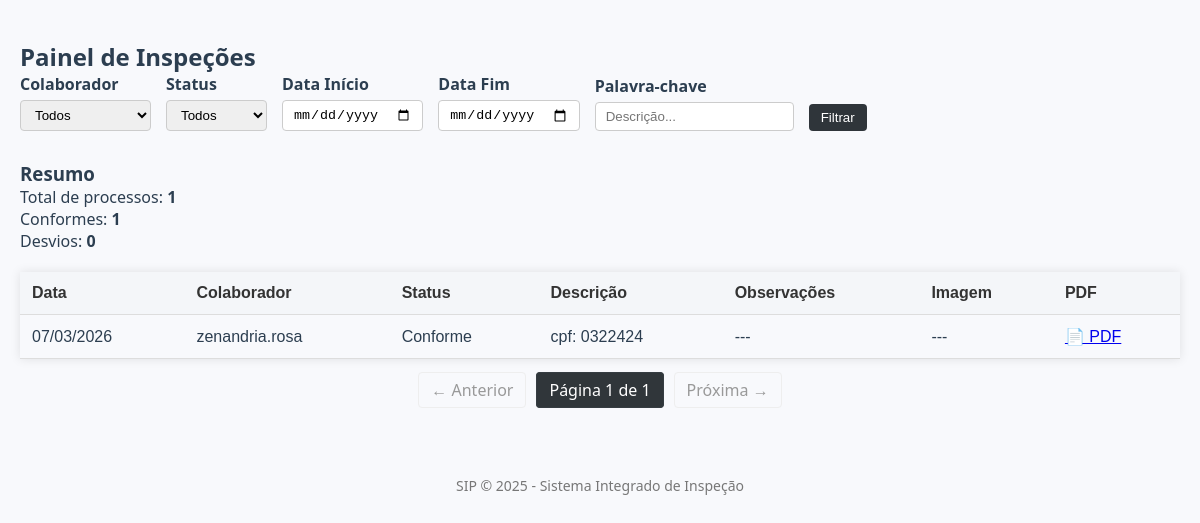
/painel, run on an earlier commit of the app's database.
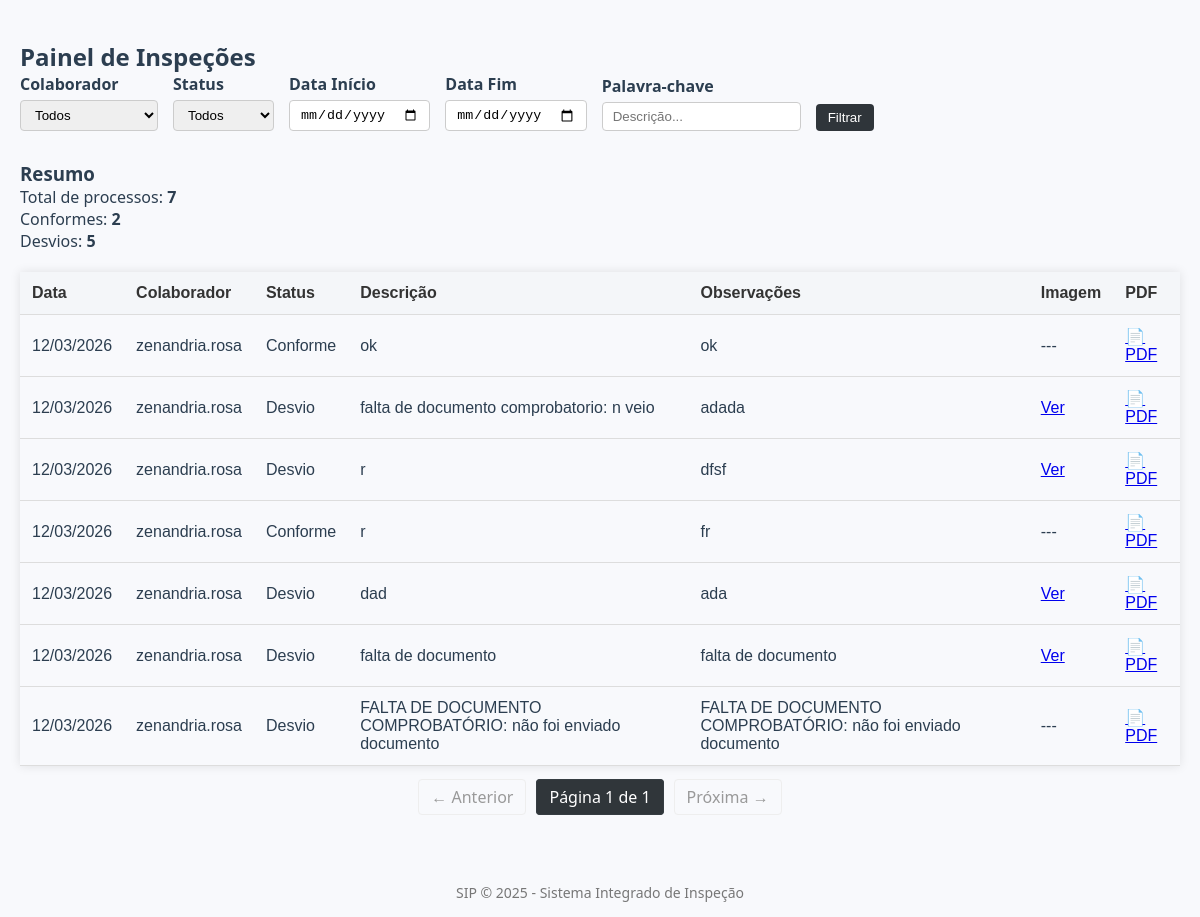
And on a later commit of the database.
### app/models.py (models this page shows)
class Processo(db.Model):
    id = db.Column(db.Integer, primary_key=True)
    colaborador_id = db.Column(db.Integer, db.ForeignKey('colaborador.id'), nullable=False)
    data_analise = db.Column(db.DateTime, nullable=False)
    descricao = db.Column(db.Text, nullable=False)
    status = db.Column(db.String(20), nullable=False)
    observacoes = db.Column(db.Text)
    imagem = db.Column(db.String(200))
    detalhes = db.relationship('DetalhesProcesso', backref='processo', uselist=False)

class Colaborador(db.Model):
    id = db.Column(db.Integer, primary_key=True)
    nome = db.Column(db.String(100), nullable=False)
    email = db.Column(db.String(120), nullable=False, unique=True)
    processos = db.relationship('Processo', backref='colaborador', lazy=True)

### app/routes.py (the view)
@app.route('/painel', methods=['GET'])
def painel():
    colaboradores = Colaborador.query.all()
    colaborador_id = request.args.get('colaborador', type=int)
    data_inicio = request.args.get('data_inicio')
    data_fim = request.args.get('data_fim')
    status = request.args.get('status')
    palavra = request.args.get('palavra')
    page = request.args.get('page', 1, type=int)
    query = Processo.query
    if colaborador_id:
        query = query.filter_by(colaborador_id=colaborador_id)
    if status:
        query = query.filter_by(status=status)
    if palavra:
        query = query.filter(Processo.descricao.ilike(f"%{palavra}%"))
    if data_inicio:
        query = query.filter(Processo.data_analise >= data_inicio)
    if data_fim:
        query = query.filter(Processo.data_analise <= data_fim)
    total = query.count()
    conformes = query.filter_by(status='Conforme').count()
    desvios = query.filter_by(status='Desvio').count()
    processos = query.order_by(Processo.data_analise.desc()).paginate(page=page, per_page=10)
    return render_template('painel.html',
                           colaboradores=colaboradores,
                           colaborador_id=colaborador_id,
                           total=total,
                           conformes=conformes,
                           desvios=desvios,
                           processos=processos)

### app/templates/painel.html (shortened to what this page needs)
{% extends 'base.html' %}
{% block content %}
<link rel="stylesheet" href="{{ url_for('static', filename='css/painel_estilo.css') }}">
<h2>Painel de Inspeções</h2>
<form method="get" class="filtros">
    <div>
        <label for="colaborador">Colaborador</label>
        <select name="colaborador">
            <option value="">Todos</option>
        </select>
    </div>
    <div>
        <label for="status">Status</label>
        <select name="status">
            <option value="">Todos</option>
        </select>
    </div>
    <div>
        <label for="data_inicio">Data Início</label>
        <input type="date" name="data_inicio" value="{{ request.args.get('data_inicio', '') }}">
    </div>
    <div>
        <label for="data_fim">Data Fim</label>
        <input type="date" name="data_fim" value="{{ request.args.get('data_fim', '') }}">
    </div>
    <div>
        <label for="palavra">Palavra-chave</label>
        <input type="text" name="palavra" placeholder="Descrição..." value="{{ request.args.get('palavra', '') }}">
    </div>
    <div>
        <button type="submit">Filtrar</button>
    </div>
</form>
<h3>Resumo</h3>
<p>Total de processos: <strong>{{ total }}</strong></p>
<p>Conformes:  <strong>{{ conformes }}</strong></p>
<p>Desvios: <strong>{{ desvios }}</strong></p>
<table>
    <thead>
        <tr>
            <th>Data</th>
            <th>Colaborador</th>
            <th>Status</th>
            <th>Descrição</th>
            <th>Observações</th>
            <th>Imagem</th>
            <th>PDF</th>
        </tr>
    </thead>
    <tbody>
        {% for processo in processos %}
        <tr>
            <td>{{ processo.data_analise.strftime('%d/%m/%Y') }}</td>
            <td>{{ processo.colaborador.nome }}</td>
            <td>{{ processo.status }}</td>
            <td>{{ processo.descricao }}</td>
            <td>{{ processo.observacoes or '---' }}</td>
            <td>
                {% if processo.imagem %}
                    <a href="{{ url_for('static', filename='uploads/' ~ processo.imagem) }}" target="_blank">Ver</a>
                {% else %}
                    ---
                {% endif %}
            </td>
            <td>
                <a href="{{ url_for('gerar_pdf', id=processo.id) }}" target="_blank">📄 PDF</a>
            </td>
        </tr>
        {% endfor %}
    </tbody>
</table>
{% set query_params = request.args.to_dict() %}
<nav aria-label="Paginação">
  <ul class="pagination">
    {% if processos.has_prev %}
      {% set prev_args = query_params.copy() %}
      {% set _ = prev_args.update({'page': processos.prev_num}) %}
      <li><a href="{{ url_for('painel', **prev_args) }}">← Anterior</a></li>
    {% else %}
      <li class="disabled"><span>← Anterior</span></li>
    {% endif %}
    <li class="active">
      <span>Página {{ processos.page }} de {{ processos.pages }}</span>
    </li>
    {% if processos.has_next %}
      {% set next_args = query_params.copy() %}
      {% set _ = next_args.update({'page': processos.next_num}) %}
      <li><a href="{{ url_for('painel', **next_args) }}">Próxima →</a></li>
    {% else %}
      <li class="disabled"><span>Próxima →</span></li>
    {% endif %}
  </ul>
</nav>
{% endblock %}

### app/templates/base.html (shortened to what this page needs)
<!DOCTYPE html>
<html lang="pt-br">
<head>
    <link rel="stylesheet" href="{{ url_for('static', filename='css/base_estilo.css') }}">
    <link href="https://cdnjs.cloudflare.com/ajax/libs/select2/4.0.13/css/select2.min.css" rel="stylesheet"/>
</head>
<body>
<main class="container">
{% block content %}{% endblock %}
</main>
<footer>
    SIP &copy; {{ current_year or '2025' }} - Sistema Integrado de Inspeção
</footer>
</body>
</html>

### app/static/css/base_estilo.css (style rules this page uses)
* { margin: 0; padding: 0; box-sizing: border-box; }
body { font-family: 'Segoe UI', Tahoma, Geneva, Verdana, sans-serif; background-color: #f8f9fc; color: #2c3e50; }
.container { max-width: 1200px; margin: 40px auto; padding: 0 20px; }
footer { text-align: center; padding: 15px; color: #777; font-size: 14px; }

### app/static/css/painel_estilo.css (style rules this page uses)
form.filtros { margin-bottom: 30px; display: flex; flex-wrap: wrap; gap: 15px; align-items: flex-end; }
form.filtros label { display: block; font-weight: bold; margin-bottom: 5px; }
form.filtros input, form.filtros select { padding: 6px 10px; border-radius: 4px; border: 1px solid #ccc; }
button { padding: 6px 12px; background-color: #2f353a; border: none; color: white; border-radius: 4px; cursor: pointer; }
h2 { color: #2c3e50; margin-top: 20px; }
table { width: 100%; border-collapse: collapse; font-family: sans-serif; box-shadow: 0 0 10px rgba(0, 0, 0, 0.1); margin-top: 20px; }
th, td { padding: 12px; border-bottom: 1px solid #ddd; text-align: left; }
th { background-color: #f4f6f9; color: #333; }
.pagination { display: flex; justify-content: center; list-style: none; padding: 20px 0; }
.pagination li { margin: 0 5px; }
.pagination a, .pagination span { padding: 6px 12px; border: 1px solid #ccc; border-radius: 4px; text-decoration: none; color: #3498db; }
.pagination .disabled span { color: #999; border-color: #eee; }
.pagination .active span { background-color: #30363a; color: white; border-color: #363d42; }

What changed in the data, as far as the page shows it:
added Processo: data_analise "12/03/2026", colaborador.nome "zenandria.rosa", status "Conforme", descricao "ok", observacoes "ok"
added Processo: data_analise "12/03/2026", colaborador.nome "zenandria.rosa", status "Desvio", descricao "falta de documento comprobatorio: n veio", observacoes "adada"
added Processo: data_analise "12/03/2026", colaborador.nome "zenandria.rosa", status "Desvio", descricao "r", observacoes "dfsf"
added Processo: data_analise "12/03/2026", colaborador.nome "zenandria.rosa", status "Conforme", descricao "r", observacoes "fr"
added Processo: data_analise "12/03/2026", colaborador.nome "zenandria.rosa", status "Desvio", descricao "dad", observacoes "ada"
added Processo: data_analise "12/03/2026", colaborador.nome "zenandria.rosa", status "Desvio", descricao "falta de documento", observacoes "falta de documento"
changed Processo: data_analise "07/03/2026" → "12/03/2026"; status "Conforme" → "Desvio"; descricao "cpf: 0322424" → "FALTA DE DOCUMENTO COMPROBATÓRIO: não foi enviado documento"; observacoes "---" → "FALTA DE DOCUMENTO COMPROBATÓRIO: não foi enviado documento"
Also different on the page:
{{ total }}: "1" → "7"
{{ conformes }}: "1" → "2"
{{ desvios }}: "0" → "5"
